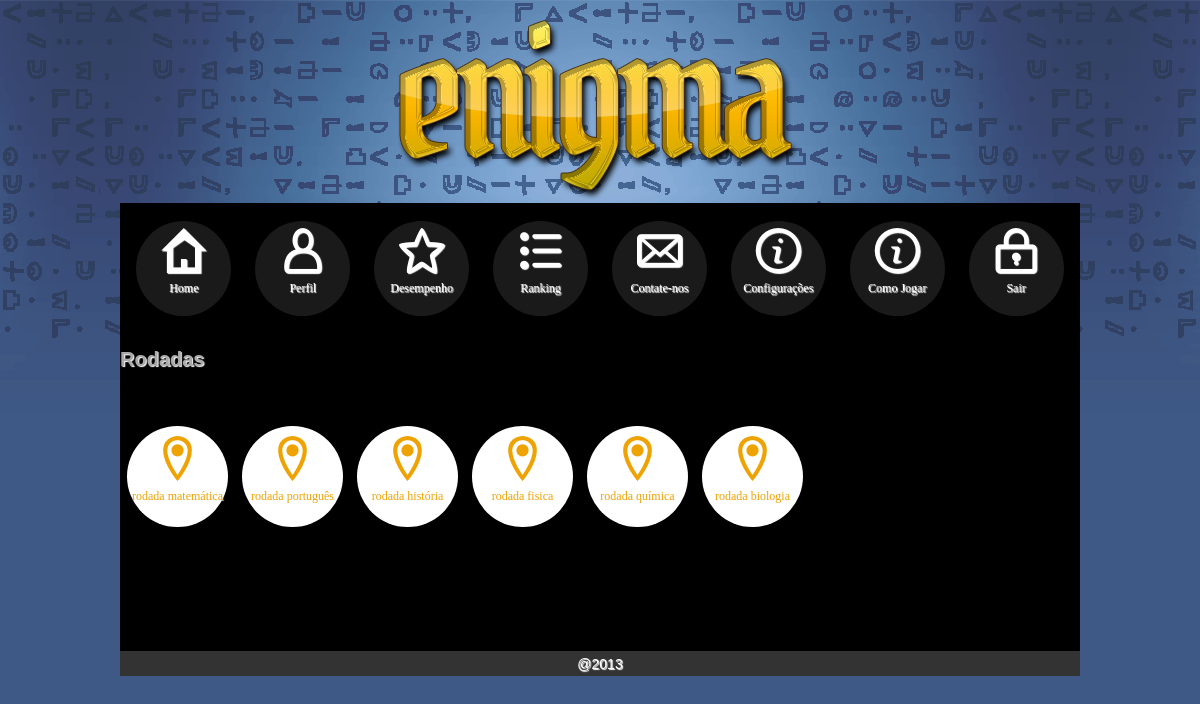
Screenshot of /view/aluno/index.php?page=exibeRodadas&idJogo=1 (signed in) with the database file from the repository.
### tables this page shows
CREATE TABLE IF NOT EXISTS `ngm_rodada` (
  `id_rodada` bigint(20) NOT NULL AUTO_INCREMENT,
  `ngm_jogo_id_jogo` bigint(20) NOT NULL,
  `nomerodada` varchar(20) NOT NULL,
  `nperguntas` int(11) NOT NULL,
  `metadarodada` int(11) NOT NULL,
  `jogoid` bigint(20) NOT NULL,
  `introducao` varchar(45) NOT NULL,
  `premiorodada` varchar(255) NOT NULL,
  PRIMARY KEY (`id_rodada`),
  KEY `ngm_jogo_id_jogo` (`ngm_jogo_id_jogo`)
);

### model/action/ActionRodada.php (called while the page is built, shortened)
<?php
class ActionRodada extends AbstractAction
{
	public function getDao()
	{
		if (!isset($this->dao))
			$this->dao = new RodadaDao();
		return $this->dao;
	}
	public function getAllRodadaByIdJogo(IRequest $request)
	{
		$rodada = new Rodada();
		$rodada->setIdJogo($request->get('idJogo'));
		return $this->getDao()->selectRodadaByIdJogo($rodada);
	}
}
?>

### helpers/request/Request.php (called while the page is built, shortened)
<?php
class Request implements IRequest
{
	private $arrayRequest = array();
	public function loadArray($array)
	{
		if (isset($array))
		{
			foreach ($array as $key => $value)
			{
				if ($array[$key])
					$this->arrayRequest[$key] = $value;
			}
		}
	}
	public function get($key)
	{
		if (isset($this->arrayRequest[$key]))
			return $this->arrayRequest[$key];
		return false;
	}
}
?>

### model/dao/AbstractDao.php (called while the page is built, shortened)
<?php
class AbstractDao
{
	protected $sql;
	protected $pdo;
	protected $preparedStmt;
	protected $param = 0;
	protected function connectPdo()
	{
		try
		{
			return new PDO('mysql:host=' . Config::HOST_NAME . ';dbname=' . Config::DB_NAME, Config::DB_USER, Config::DB_PASS);
		}
		catch(PDOException $error)
		{
			echo 'Código: ',$error->getCode(),'. Erro: ',$error->getMessage(),'. Linha: ',$error->getLine();
			die();
		}
	}
	protected function closeConnection()
	{
		if($this->pdo != null)
		{
			$this->pdo = null;
			$this->param = 0;
		}
	}
	protected function prepare()
	{
		$this->pdo = $this->connectPdo();
		if ($this->pdo)
			$this->preparedStmt = $this->pdo->prepare($this->sql);
	}
	protected function setValue($value)
	{
		$this->preparedStmt->bindValue(++$this->param, $value);
	}
	protected function fetchAllStmtObject($className)
	{
		if ($className)
		{
			$this->preparedStmt->execute();
			$this->preparedStmt->setFetchMode(PDO::FETCH_CLASS|PDO::FETCH_PROPS_LATE,$className);
			$arrayObject = $this->preparedStmt->fetchAll();
			return $arrayObject;
		}
		return false;
	}
}
?>

### model/dao/RodadaDao.php (called while the page is built, shortened)
<?php
class RodadaDao extends AbstractDao
{
	public function selectRodadaByIdJogo(Rodada $rodada)
	{
		$this->sql = 'SELECT rodada.id_rodada id, rodada.ngm_jogo_id_jogo idJogo, rodada.nomerodada nomeRodada
						FROM ngm_rodada rodada
						WHERE rodada.ngm_jogo_id_jogo=?';
		$this->prepare();
		$this->setValue($rodada->getIdJogo());
		return $this->fetchAllStmtObject('Rodada');
	}
}
?>

### model/bean/Rodada.php (called while the page is built, shortened)
<?php
class Rodada
{
	private $id;
	private $idJogo;
	private $nomeRodada;
	public function setIdJogo($idJogo)
	{
		$this->idJogo = $idJogo;
	}
	public function getId()
	{
		return $this->id;
	}
	public function getIdJogo()
	{
		return $this->idJogo;
	}
	public function getNomeRodada()
	{
		return $this->nomeRodada;
	}
}
?>

### controller/ControllerRodada.php (the view, shortened to what this page needs)
<?php
class ControllerRodada extends AbstractController
{
	public function getAction()
	{
		if (!isset($this->action))
			$this->action = new ActionRodada();
		return $this->action;
	}
	public function showAllRodada(IRequest $request)
	{
		$rodadas = $this->getAction()->getAllRodadaByIdJogo($request);
		if ($rodadas)
		{
			foreach ($rodadas as $rodada)
				$this->buildIconsRodadas($rodada);
		}
		else
			Message::alert('Não existem Rodadas Cadastradas!');
	}
	private function buildIconsRodadas(Rodada $rodada)
	{
		echo '<div class="hi-icon-wrap2 hi-icon-effect-2 hi-icon-effect-2">';
		echo '<a href="index.php?page=exibePerguntasRodada&idJogo='.$rodada->getIdJogo().'&idRodada='.$rodada->getId().'" class="hi-icon hi-icon-location" title="Rodada">'.$rodada->getNomeRodada().'</a>';
		echo '</div>';
	}
}
?>

### view/template/css/style.css (style rules this page uses)
* { margin:0; padding:0; }
body { font-family:"Trebuchet MS", "Myriad Pro", Arial, sans-serif; font-size:14px; background:#3f5986 url(../layout/bg.png) repeat-x top center; color:#333; text-shadow:1px 1px 1px #fff; overflow-y:scroll; }
a { color:#777; }

### view/template/css/template.css (style rules this page uses)
body { background:#3f5986 url(../images/layout/bg.png) repeat-x top center; width: 960px; margin-left: auto; margin-right: auto; margin-top: 20px; }

### view/template/css/default.css (style rules this page uses)
*, *:after, *:before { -webkit-box-sizing: content-box; -moz-box-sizing:content-box; box-sizing: content-box; }
a { color: #000; font-family: Comic Sans, Comic Sans MS, cursive; text-decoration: none; }

### view/template/css/component.css (style rules this page uses)
.hi-icon-wrap2 { text-align: center; display: inline-block; margin: 0 auto; padding: 2em 0 3em; }
.hi-icon { display: inline-block; font-size: 12px; cursor: pointer; margin: -10px 10px; width: 95px; height: 95px; border-radius: 50%; text-align: center; position: relative; z-index: 1; color: #fff; }
.hi-icon:after { pointer-events: none; position: absolute; width: 100%; height: 100%; border-radius: 50%; content: ''; -webkit-box-sizing: content-box; -moz-box-sizing: content-box; box-sizing: content-box; }
.hi-icon:before { font-family: 'icomoon'; speak: none; font-size: 45px; line-height: 60px; font-style: normal; font-weight: normal; font-variant: normal; text-transform: none; display: block; -webkit-font-smoothing: antialiased; }
.hi-icon-location:before { content: "\e007"; }
.hi-icon-effect-2 .hi-icon { color: #eea303; box-shadow: 0 0 0 3px #fff; -webkit-transition: color 0.3s; -moz-transition: color 0.3s; transition: color 0.3s; }
.hi-icon-effect-2 .hi-icon:after { top: -2px; left: -2px; padding: 2px; z-index: -1; background: #fff; -webkit-transition: -webkit-transform 0.2s, opacity 0.2s; -moz-transition: -moz-transform 0.2s, opacity 0.2s; transition: transform 0.2s, opacity 0.2s; }

### rows the page displays
ngm_rodada: nomerodada "rodada matemática"
ngm_rodada: nomerodada "rodada português"
ngm_rodada: nomerodada "rodada história"
ngm_rodada: nomerodada "rodada fisica"
ngm_rodada: nomerodada "rodada química"
ngm_rodada: nomerodada "rodada biologia"
